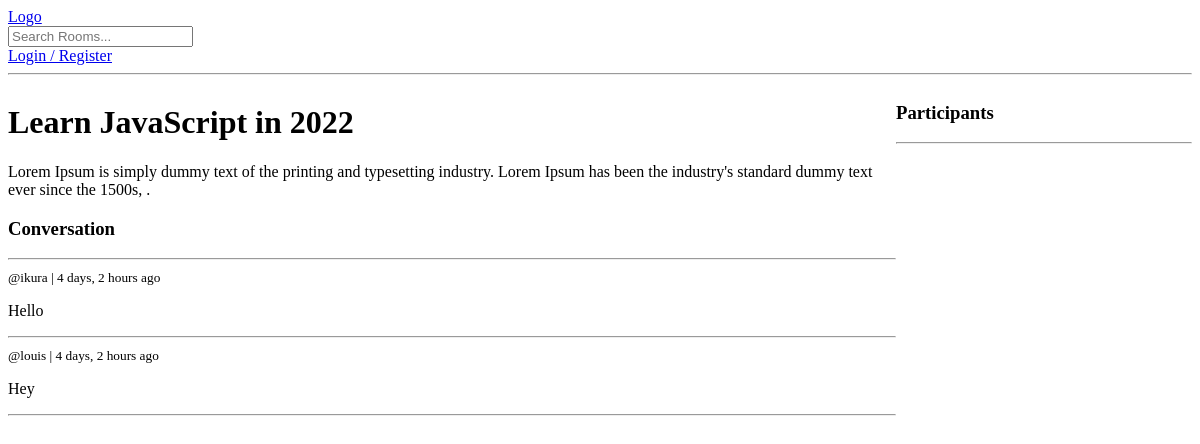
Page /room_page/1/ on the earlier database version.
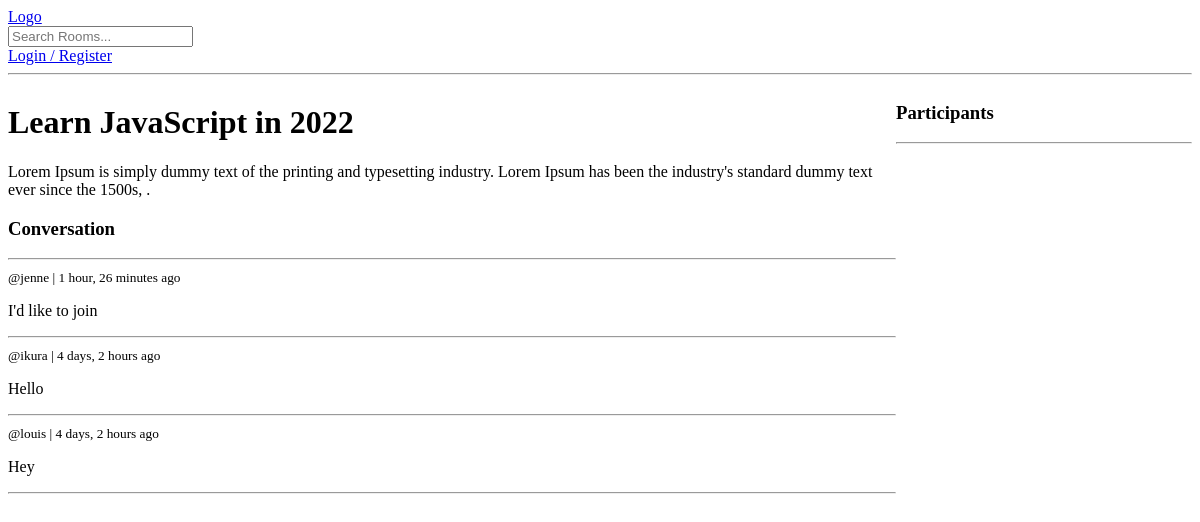
Same page on the later database version.
### base/models.py (models this page shows, shortened)
class Message(models.Model):
    user = models.ForeignKey(User, on_delete=models.CASCADE)
    room = models.ForeignKey(Room, on_delete=models.CASCADE)
    body = models.TextField()
    updated = models.DateTimeField(auto_now=True)
    created = models.DateTimeField(auto_now_add=True)

### base/views.py (the view, shortened to what this page needs)
# urls.py: path('room_page/<str:pk>/', views.room, name="room"),
def room(request, pk):
    room = Room.objects.get(id=pk)
    room_messages = room.message_set.all().order_by('-created')
    participants = room.participants.all()
    context= {'room': room, 'room_messages': room_messages, 'participants': participants}
    return render(request, 'base/room.html', context)

### base/templates/base/room.html (shortened to what this page needs)
{% extends 'main.html' %}
{% block body %}
<div class="room-container">
    <div>
        <h1>{{ room.name }}</h1>
        <p>{{room.description}}</p>
        <div class="comment-wrapper">
            <h3>Conversation</h3>
            <hr>
            {% for message in room_messages %}
                <div>
                    <small>@{{message.user}} | {{ message.created|timesince }} ago</small>
                    <p>{{ message.body }}</p>
                    <hr>
                </div>
            {% endfor %}
        </div>
    </div>
    <div>
        <h3>Participants</h3>
        <hr>
    </div>
</div>
{% endblock body %}

Differences in the rows shown:
added Message: user "jenne", created "1 hour, 26 minutes", body "I'd like to join"
